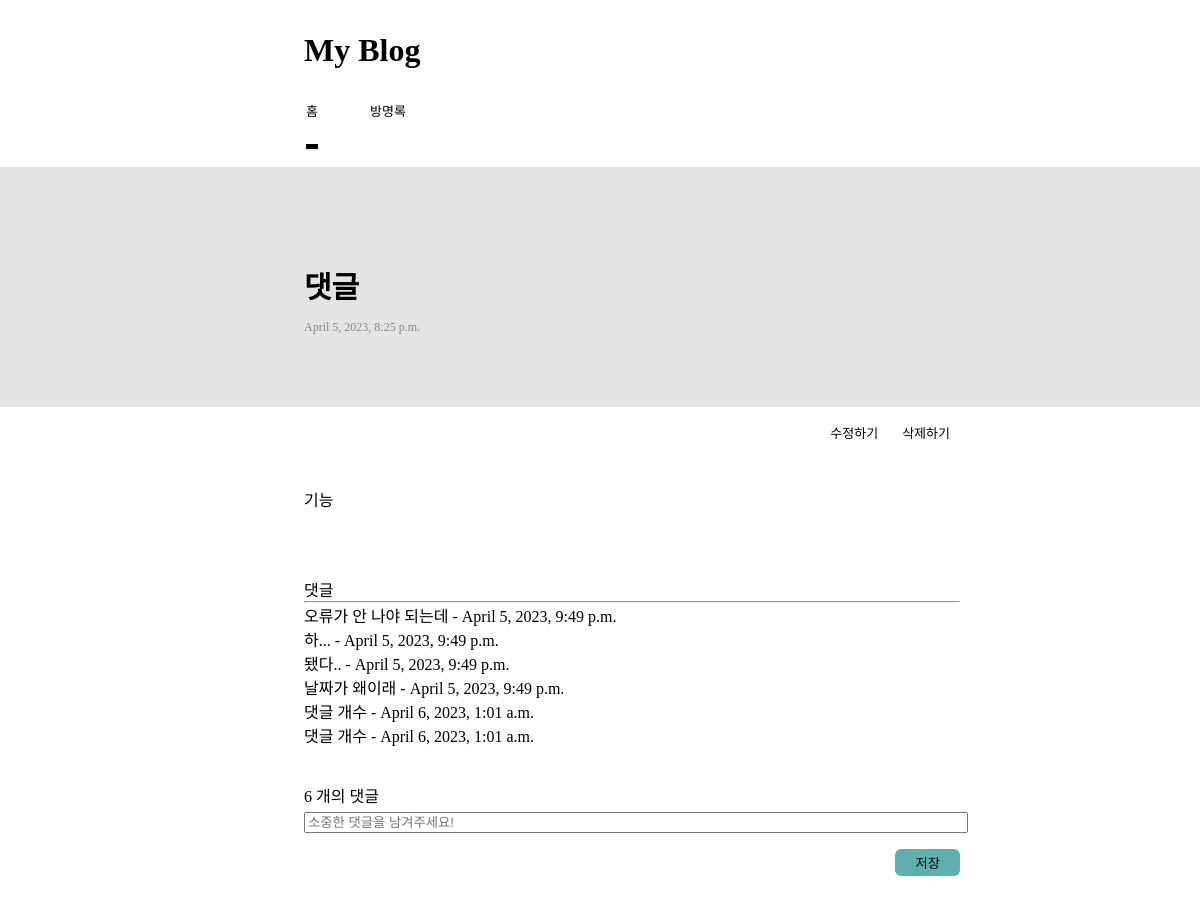
/blog/1, run on an earlier commit of the app's database.
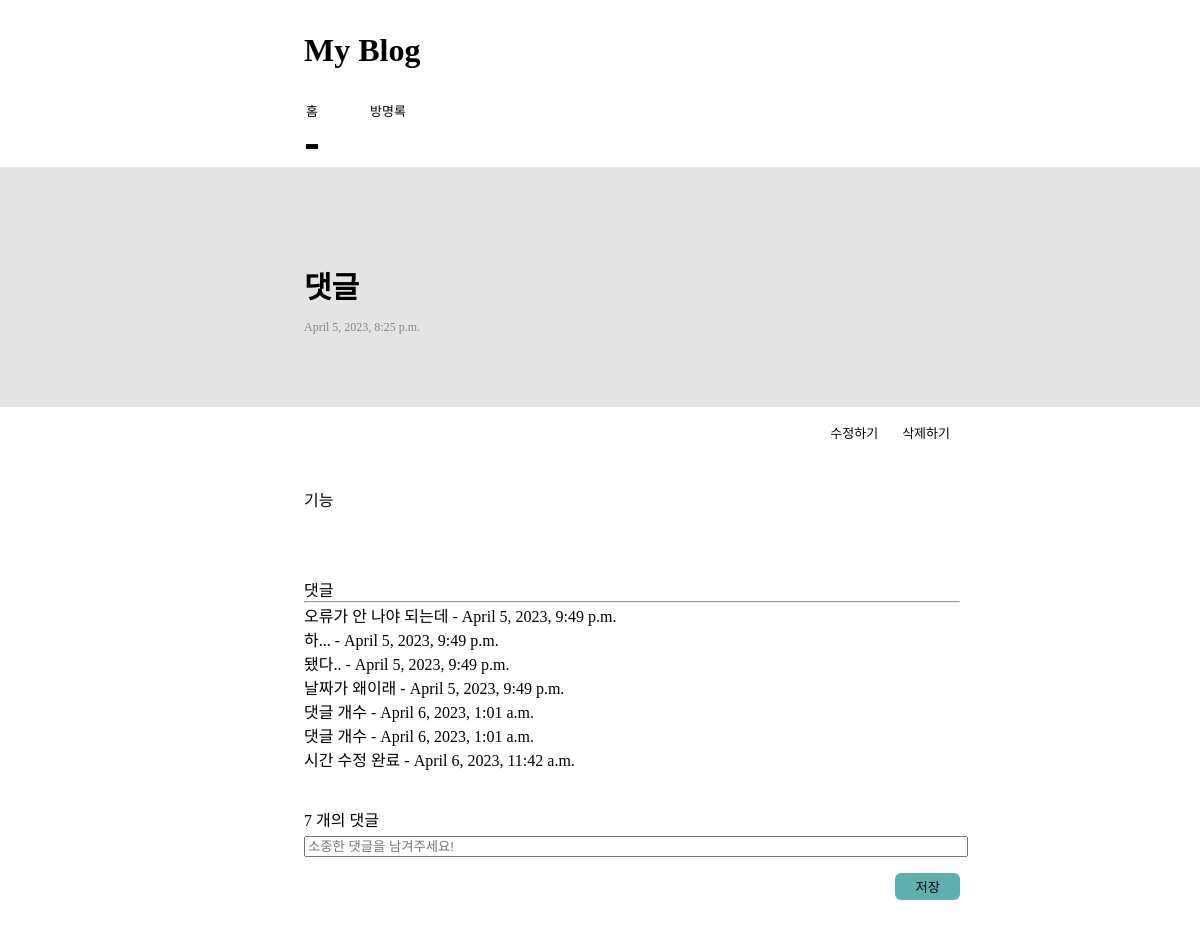
And on a later commit of the database.
### blog/models.py (models this page shows, shortened)
class Comment(models.Model):
    post = models.ForeignKey(Blog, on_delete=models.CASCADE, null=True)
    body = models.TextField()
    created_at = models.DateTimeField(auto_now_add=True)

### blog/views.py (the view, shortened to what this page needs)
# urls.py: path('blog/<int:blog_id>',views.detail,name='detail'),
def detail(request,blog_id):
    blog = get_object_or_404(Blog,pk=blog_id)
    comments = Comment.objects.filter(post = blog_id)
    comment_cnt = comments.count()
    return render(request,'detail.html',{'blog':blog, 'comments':comments, "comment_cnt":comment_cnt})

### blog/templates/detail.html (shortened to what this page needs)
{%load static%}
<!DOCTYPE html>
<html lang="en">
<head>
    <link rel="stylesheet" href="{% static 'blog/css/detail.css'%}">
</head>
<body>
    <h1>My Blog</h1>
    <nav class="gnb">
        <ul>
            <li><a href="{%url 'home'%}" class="menu_home">홈</a></li>
            <li><a href="" class="menu_guest"></a>방명록</li>
        </ul>
    </nav>
    <div class="mainback">
        <div class="main">
            <span class="title">
                <h2>{{blog.title}}</h2>
            </span>
            <span class="created">
                <p>{{blog.created_at}}</p>
            </span>
        </div>
    </div>
    <div class="detail">
        <div class="edit_button">
            <a href="{% url 'edit' blog.id %}" class="button">수정하기</a>
            <a href="{% url 'delete' blog.id %}" class="button">삭제하기</a>
        </div>
        <div class="content">
            <p>{{blog.content}}</p>
        </div>
    </div>
    <br>
    <div class="comment_Container">
        댓글
        <hr>
        {%for comment in comments %}
        {{comment.body}} - {{comment.created_at}}
        <br>
        {% endfor %}
        <br><br>
        <div class="comment_title">
            {{comment_cnt}}
            개의 댓글
        </div>
        <form method="POST" class="comments">
            <input name = "body" type="text" class="comment_body" placeholder="소중한 댓글을 남겨주세요!">
            <input class = "btn" type="submit" value="저장">
        </form>
    </div>
</body>
</html>

What changed in the data, as far as the page shows it:
added Comment: body "시간 수정 완료", created_at "April 6, 2023, 11:42 a.m."
Also different on the page:
{{ comment_cnt }}: "6" → "7"
